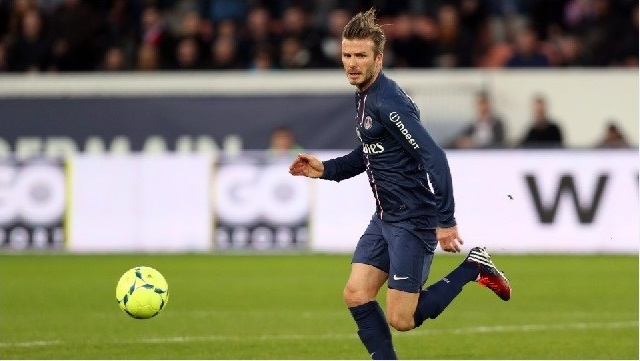
%> input picture E39/top.jpg, 640 x 361 px
$ octave E39.m   (GNU Octave 9; MATLAB toolbox functions it lacks are replaced by stand-ins)
%> lines starting %> are read from the running program, lines starting %| are printed output that depends on the picture; in (x1, y1, x2, y2) boxes, pixels count from 0 and x2, y2 are one past the last pixel; in counts of white or black regions, pixels touching at a corner belong together; the program's own positions count from 1
### E39/circle_hough.m
function [h, margin] = circle_hough(b, rrange, varargin)
opts = {'same', 'normalise'};
narginchk(2, 2+length(opts));
validateattributes(rrange, {'double'}, {'real' 'positive' 'vector'});
if ~iscell(varargin)
    varargin = {varargin};
end
if ~all(ismember(varargin, opts))
    error('Unrecognised option');
end
if ~all(ismember(varargin, opts))
    error('Unrecognised option');
end
[featR, featC] = find(b);
[nr, nc] = size(b);
nradii = length(rrange);
margin = ceil(max(rrange));
nrh = nr + 2*margin;
nch = nc + 2*margin;
h = zeros(nrh*nch*nradii, 1, 'uint32');
tempR = []; tempC = []; tempRad = [];
for i = 1:nradii
    [tR, tC] = circlepoints(rrange(i));
    tempR = [tempR tR]; %#ok<*AGROW>
    tempC = [tempC tC];
    tempRad = [tempRad repmat(i, 1, length(tR))];
end
tempInd = uint32( tempR+margin + nrh*(tempC+margin) + nrh*nch*(tempRad-1) );
featInd = uint32( featR' + nrh*(featC-1)' );
for f = featInd
    incI = tempInd + f;
    h(incI) = h(incI) + 1;
end
h = reshape(double(h), nrh, nch, nradii);
if ismember('same', varargin)
    h = h(1+margin:end-margin, 1+margin:end-margin, :);
    margin = 0;
end
if ismember('normalise', varargin)
    h = bsxfun(@rdivide, h, reshape(rrange, 1, 1, length(rrange)));
end
end

### E39/circle_houghpeaks.m
function peaks = circle_houghpeaks(h, radii, varargin)
params = checkargs(h, radii, varargin{:});
if params.smoothxy > 0
    [m, hsize] = gaussmask1d(params.smoothxy);
    h = cat(1, h(hsize:-1:1,:,:), h, h(end:-1:end-hsize+1,:,:));
    h = convn(h, reshape(m, length(m), 1, 1), 'valid');
    h = cat(2, h(:,hsize:-1:1,:), h, h(:,end:-1:end-hsize+1,:));
    h = convn(h, reshape(m, 1, length(m), 1), 'valid');
end
if params.smoothr > 0
    [m, hsize] = gaussmask1d(params.smoothr);
    h = cat(3, h(:,:,hsize:-1:1), h, h(:,:,end:-1:end-hsize+1));
    h = convn(h, reshape(m, 1, 1, length(m)), 'valid');
end
if isempty(params.threshold)
    params.threshold = 0.5 * max(h(:));
end

if isempty(params.nhoodxy) && isempty(params.nhoodr)
    maxarr = imregionalmax(h);
    maxarr = maxarr & h >= params.threshold;
    peakind = find(maxarr);
    [y, x, rind] = ind2sub(size(h), peakind);
    peaks = [x'; y'; radii(rind)];
    if ~isempty(params.npeaks) && params.npeaks < size(peaks,2)
        [~, ind] = sort(h(peakind), 'descend');
        ind = ind(1:params.npeaks);
        peaks = peaks(:, ind);
    end
else
    if isempty(params.nhoodxy)
        params.nhoodxy = 1;
    elseif isempty(params.nhoodr)
        params.nhoodr = 1;
    end
    nhood2 = ([params.nhoodxy params.nhoodxy params.nhoodr]-1) / 2;
    if isempty(params.npeaks)
        maxpks = 0;
        peaks = zeros(3, round(numel(h)/100));
    else
        maxpks = params.npeaks;
        peaks = zeros(3, maxpks);
    end
    np = 0;
    while true
        [r, c, k, v] = max3(h);
        if v < params.threshold || v == 0
            break;
        end
        np = np + 1;
        peaks(:, np) = [c; r; radii(k)];
        if np == maxpks
            break;
        end
        r0 = max([1 1 1], [r c k]-nhood2);
        r1 = min(size(h), [r c k]+nhood2);
        h(r0(1):r1(1), r0(2):r1(2), r0(3):r1(3)) = 0;
    end
    peaks(:, np+1:end) = [];
end
if params.margin > 0
    peaks([1 2], :) = peaks([1 2], :) - params.margin;
end
end
function params = checkargs(h, radii, varargin)
ip = inputParser;
htest = @(h) validateattributes(h, {'double'}, {'real' 'nonnegative' 'nonsparse'});
ip.addRequired('h', htest);
rtest = @(radii) validateattributes(radii, {'double'}, {'real' 'positive' 'vector'});
ip.addRequired('radii', rtest);
mtest = @(n) validateattributes(n, {'double'}, {'real' 'nonnegative' 'integer' 'scalar'});
ip.addOptional('margin', 0, mtest);
stest = @(s) validateattributes(s, {'double'}, {'real' 'nonnegative' 'scalar'});
ip.addParamValue('smoothxy', 0, stest);
ip.addParamValue('smoothr', 0, stest);
ip.addParamValue('threshold', [], stest);
nptest = @(n) validateattributes(n, {'double'}, {'real' 'positive' 'integer' 'scalar'});
ip.addParamValue('npeaks', [], nptest);
nhtest = @(n) validateattributes(n, {'double'}, {'odd' 'positive' 'scalar'});
ip.addParamValue('nhoodxy', [], nhtest);
ip.addParamValue('nhoodr', [], nhtest);
ip.parse(h, radii, varargin{:});
params = ip.Results;
end
% [6 lines left out: function gaussmask1d, not called in this run]
function [r, c, k, v] = max3(h)
[vr, r] = max(h);
[vc, c] = max(vr);
[v, k] = max(vc);
c = c(1, 1, k);
r = r(1, c, k);
end

### E39/circlepoints.m
function [x, y] = circlepoints(r)
x = [];
y = [];
for rad = r
    [xp, yp] = circlepoints1(rad);
    x = [x xp];
    y = [y yp];
end
end
% [19 lines left out: function circlepoints1, not called in this run]

### E39/E39.m
clc; clear; close all; warning off all;
im=imread('top.jpg');
%> im is the input picture: size 361x640x3 uint8; mean R, G, B 128.8, 127.7, 105.7
figure,imshow(im);
im_gray=rgb2gray(im);
figure,imshow(im_gray);
e=edge(im_gray,'canny');
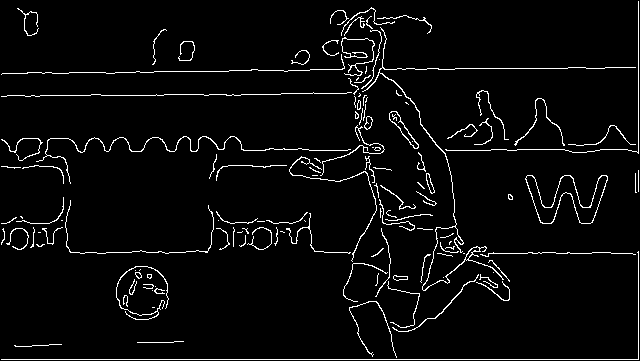
%> e: size 361x640 logical; 4% white in thin lines or dots
figure,imshow(e);
radii=25:1:40;
h=circle_hough(e,radii,'same','normalise');
%> in circle_hough, `[featR, featC] = find(b);`: featR = 9355 values from 2 to 360; featC = 9355 values from 2 to 639
%> the loop in circle_hough, `for f = featInd` made 9355 passes
%> f on passes 1 to 3: 516, 538, 581
peaks=circle_houghpeaks(h,radii,"nhoodxy",15,"nhoodr",21,"npeaks",1);
%> in circle_houghpeaks, `params = checkargs(h, radii, varargin{:});`: params = {margin 0, nhoodr 21, nhoodxy 15, npeaks 1, radii [25 26 27 28 29 30 31 32 33 34 35 36 37 38 39 40], smoothr 0}
%> in circle_houghpeaks, `params.threshold = 0.5 * max(h(:));`: params.threshold = 1.63
%> in circle_houghpeaks, `nhood2 = ([params.nhoodxy params.nhoodxy params.nhoodr]-1) / 2;`: nhood2 = [7 7 10]
%> in circle_houghpeaks, `maxpks = params.npeaks;`: maxpks = 1
%> the loop in circle_houghpeaks, `while true` made 1 pass
%> (v, k, c, r) on pass 1: (3.27, 2, 143, 293)
%> after the loop in circle_houghpeaks, `while true`: peaks = [143; 293; 26]
%> peaks = [143; 293; 26]
figure,imshow(im);
hold on;
bw=false(size(im_gray));
for peak=peaks
    [x, y]=circlepoints(peak(3));
    plot(x+peak(1), y+peak(2), 'y-','LineWidth',4);
    bw(x+peak(2), y+peak(1)) = true;
end
%> this loop made 1 pass
%> bw: size 361x640 logical; 1.2% white; 1 white region, box (x1, y1, x2, y2) and area: (116, 266, 169, 319) 2809
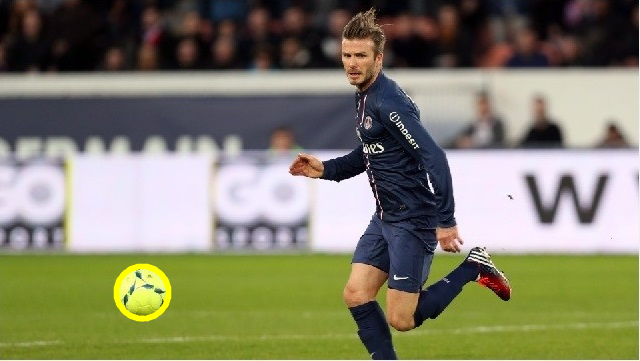
%> figure redrawn from the program's plot data
hold off
im2=insertShape(im,"circle",[peaks(1),peaks(2),peaks(3)],"LineWidth",4);
%> im2: size 361x640x3 uint8; 0.26% of pixels changed, all inside (x1, y1, x2, y2) = (116, 266, 169, 319)
R=im2(:,:,1);
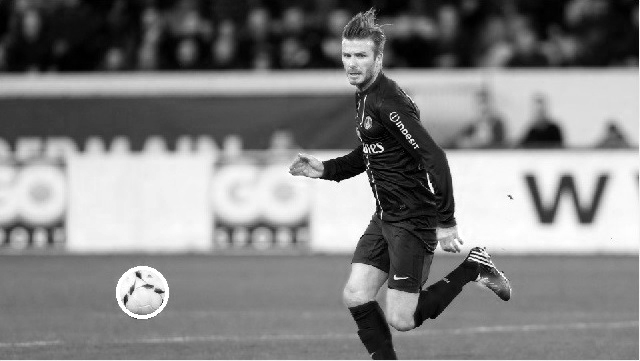
%> R: size 361x640 uint8; min 0, max 255, mean 129
G=im2(:,:,2);
B=im2(:,:,3);
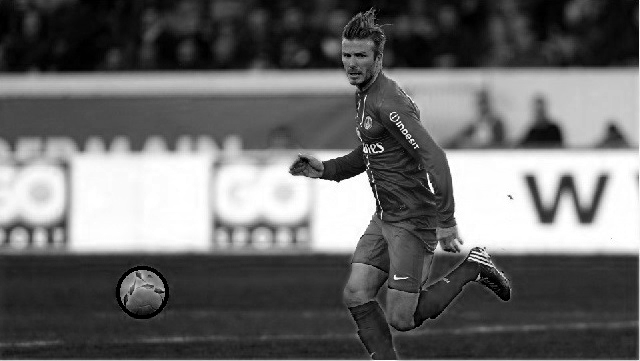
%> B: size 361x640 uint8; min 0, max 255, mean 105.5
[r,c,~]=find(R==255 & G==255 & B==0);
%> r = 608 values from 267 to 319; c = 608 values from 117 to 169
numind=size(r,1);
%> numind = 608
bin=false(size(im2,1), size(im2,2));
for i=1:numind
    bin(r(i),c(i))=1;
end
%> bin: size 361x640 logical; 0.26% white; 1 white region, box (x1, y1, x2, y2) and area: (116, 266, 169, 319) 608
bin=imfill(bin,"holes");
%> bin: size 361x640 logical; 0.96% white; 1 white region, box (x1, y1, x2, y2) and area: (116, 266, 169, 319) 2209
str=strel("disk",5);
bin=imerode(bin,str);
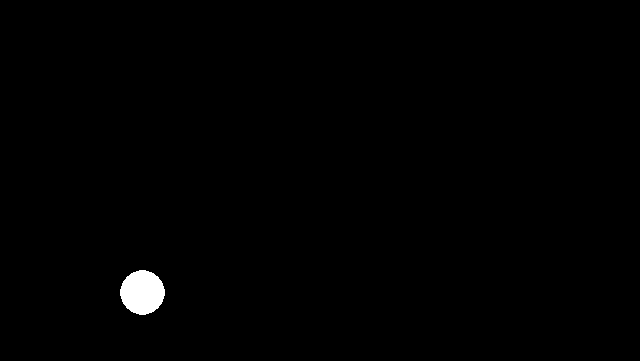
%> bin: size 361x640 logical; 0.67% white; 1 white region
figure,imshow(bin);
R=im(:,:,1);
G=im(:,:,2);
B=im(:,:,3);
R(~bin)=0;
G(~bin)=0;
B(~bin)=0;
RGB=cat(3,R,G,B);
figure,imshow(RGB);
stats=regionprops(bin,"all");
%> stats = 1 region; box (x1, y1, x2, y2), Area, Centroid, MajorAxisLength, MinorAxisLength and Eccentricity: (120, 270, 165, 315) 1541 [143 293] 44.32 44.32 0
bbox=cat(1,stats.BoundingBox);
%> bbox = [120.5 270.5 45 45]
im3=imcrop(RGB,bbox);
figure, imshow(im3);
im_second = imread('arkaplan.jpg');
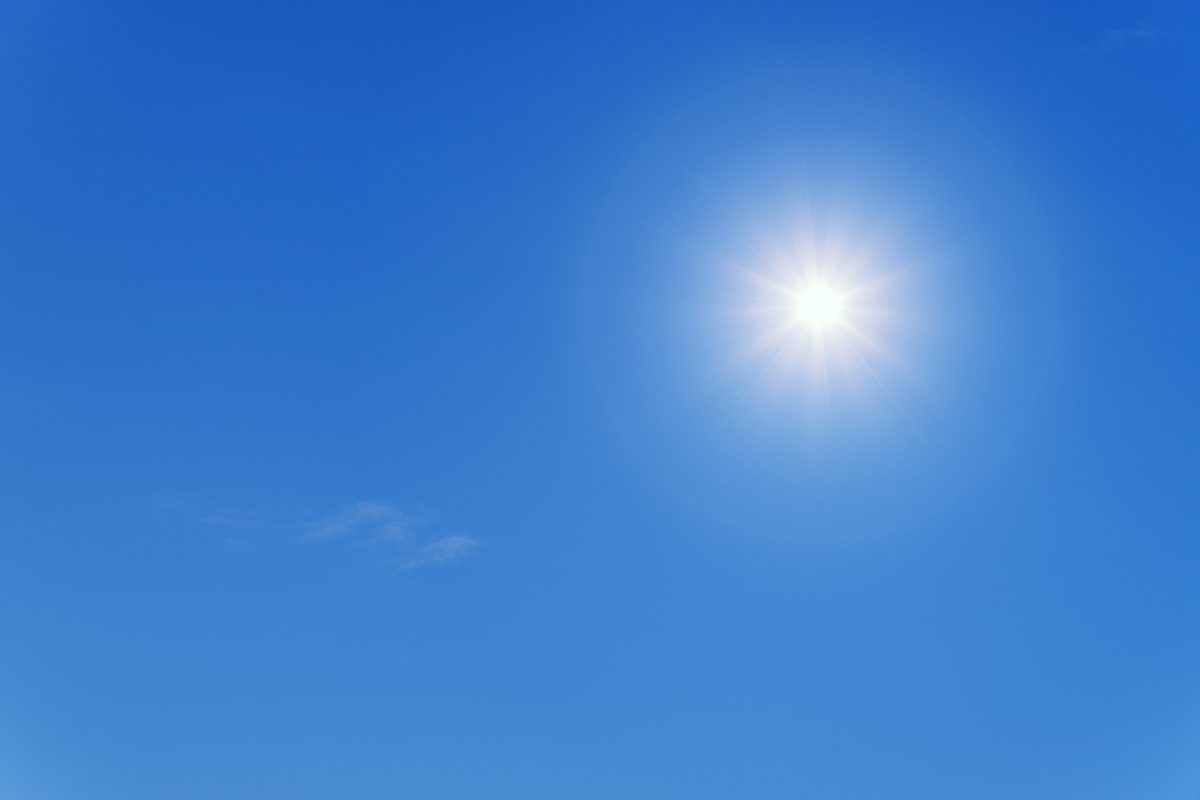
%> input picture E39/arkaplan.jpg, 1200 x 800 px
%> im_second is the input picture: size 800x1200x3 uint8; mean R, G, B 62.8, 127, 205.9
[height2, width2, channels2] = size(im_second);
%> height2 = 800; width2 = 1200; channels2 = 3
center_y = round(height2 / 2);
%> center_y = 400
center_x = round(width2 / 2);
%> center_x = 600
[height1, width1, channels1] = size(im3);
%> height1 = 46; width1 = 46; channels1 = 3
start_y = center_y - round(height1 / 2);
%> start_y = 377
end_y = start_y + height1 - 1;
%> end_y = 422
start_x = center_x - round(width1 / 2);
%> start_x = 577
end_x = start_x + width1 - 1;
%> end_x = 622
alpha_mask = im3(:, :, 1) ~= 0 | im3(:, :, 2) ~= 0 | im3(:, :, 3) ~= 0;
%> alpha_mask: size 46x46 logical; 72.8% white; 2 black regions, box (x1, y1, x2, y2) and area: (0, 0, 46, 46) 454, (0, 0, 19, 19) 121
alpha_mask_3channel = repmat(alpha_mask, [1, 1, 3]);
im3_double = double(im3);
im_second_double = double(im_second);
im_second_patch = im_second_double(start_y:end_y, start_x:end_x, :);
alpha_mask_3channel_double = double(alpha_mask_3channel);
inverse_alpha_mask_3channel_double = double(~alpha_mask_3channel);
blended_patch_double = im3_double .* alpha_mask_3channel_double + im_second_patch .* inverse_alpha_mask_3channel_double;
blended_patch = uint8(blended_patch_double);
im_second(start_y:end_y, start_x:end_x, :) = blended_patch;
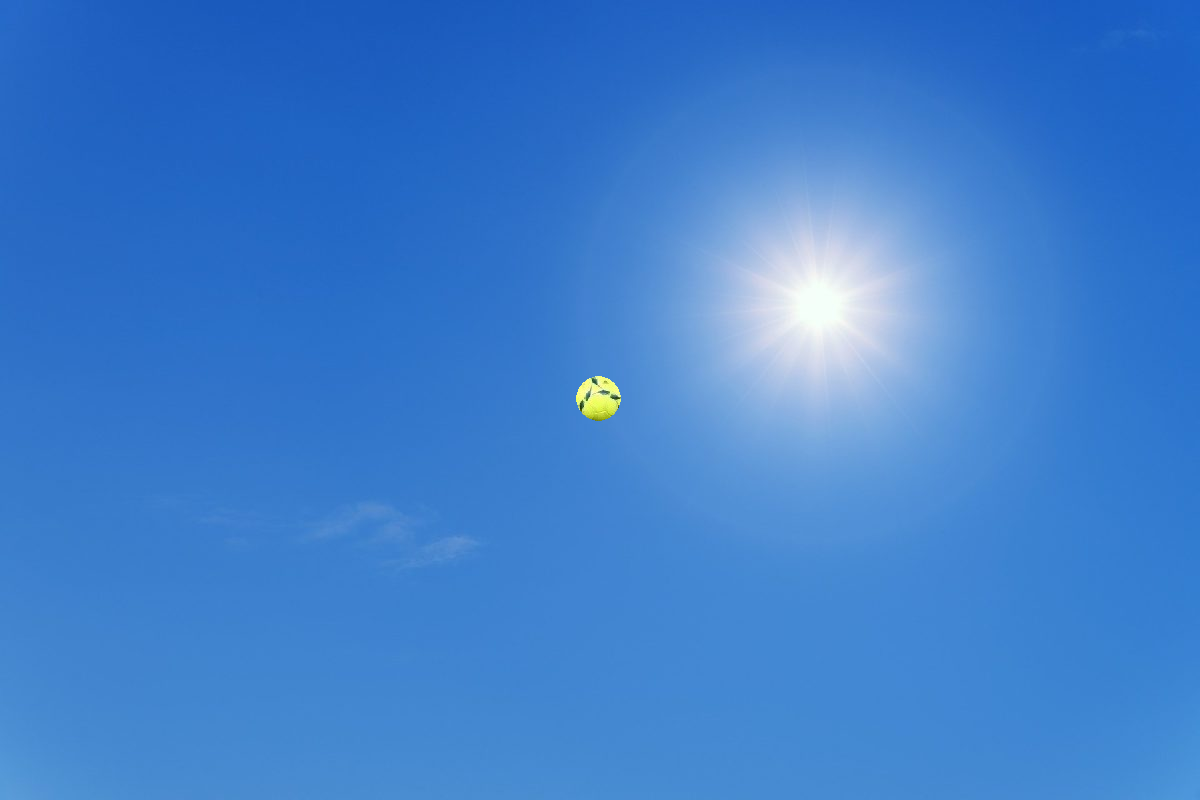
%> im_second: size 800x1200x3 uint8; 0.16% of pixels changed, all inside (x1, y1, x2, y2) = (576, 376, 621, 421)
figure, imshow(im_second);
